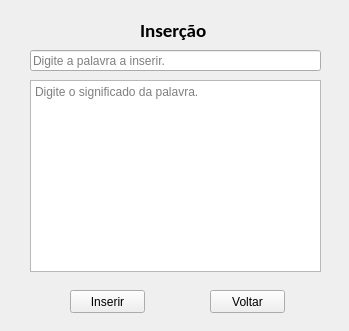
<?xml version="1.0" encoding="UTF-8"?>
<ui version="4.0">
 <class>JanelaInsercao</class>
 <widget class="QWidget" name="JanelaInsercao">
  <property name="geometry">
   <rect>
    <x>0</x>
    <y>0</y>
    <width>349</width>
    <height>331</height>
   </rect>
  </property>
  <property name="windowTitle">
   <string>JanelaInsercao</string>
  </property>
  <property name="windowIcon">
   <iconset>
    <normaloff>../dictionary1600.png</normaloff>../dictionary1600.png</iconset>
  </property>
  <widget class="QLabel" name="label">
   <property name="geometry">
    <rect>
     <x>140</x>
     <y>20</y>
     <width>71</width>
     <height>20</height>
    </rect>
   </property>
   <property name="font">
    <font>
     <family>Calibri</family>
     <pointsize>14</pointsize>
     <weight>75</weight>
     <bold>true</bold>
    </font>
   </property>
   <property name="text">
    <string>Inserção</string>
   </property>
  </widget>
  <widget class="QLineEdit" name="InsereLinhaPalavra">
   <property name="geometry">
    <rect>
     <x>30</x>
     <y>50</y>
     <width>291</width>
     <height>21</height>
    </rect>
   </property>
   <property name="placeholderText">
    <string>Digite a palavra a inserir.</string>
   </property>
  </widget>
  <widget class="QTextEdit" name="InsereMostraTexto">
   <property name="geometry">
    <rect>
     <x>30</x>
     <y>80</y>
     <width>291</width>
     <height>192</height>
    </rect>
   </property>
   <property name="placeholderText">
    <string>Digite o significado da palavra.</string>
   </property>
  </widget>
  <widget class="QPushButton" name="InsereBotaoInserir">
   <property name="geometry">
    <rect>
     <x>70</x>
     <y>290</y>
     <width>75</width>
     <height>23</height>
    </rect>
   </property>
   <property name="text">
    <string>Inserir</string>
   </property>
  </widget>
  <widget class="QPushButton" name="InsereBotaoVoltar">
   <property name="geometry">
    <rect>
     <x>210</x>
     <y>290</y>
     <width>75</width>
     <height>23</height>
    </rect>
   </property>
   <property name="text">
    <string>Voltar</string>
   </property>
  </widget>
 </widget>
 <layoutdefault spacing="6" margin="11"/>
 <resources/>
 <connections/>
</ui>
